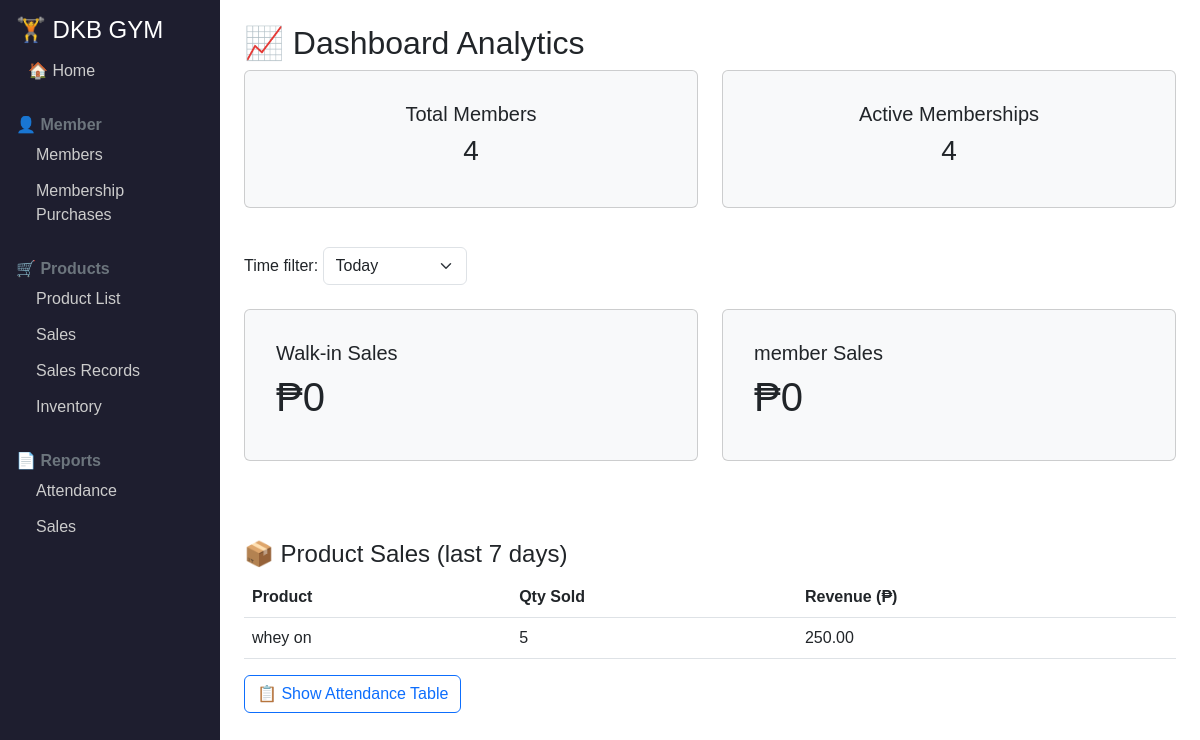
The page / on the database its author committed.
### tables this page shows
CREATE TABLE products (
        id INTEGER PRIMARY KEY AUTOINCREMENT,
        name TEXT UNIQUE,
        price REAL,
        stock INTEGER
    );

### app.py (the view)
@app.route('/')
def home():
    db = get_db()
    today = date.today()
    week_ago = (today - timedelta(days=7)).isoformat()
    month_ago = (today - timedelta(days=30)).isoformat()
    today_iso = today.isoformat()
    total_members = db.execute('SELECT COUNT(*) FROM members').fetchone()[0]
    active_memberships = db.execute(
        'SELECT COUNT(*) FROM members WHERE membership_expiration >= ?', (today_iso,)
    ).fetchone()[0]
    def sum_sales(date_from):
        row = db.execute(
            'SELECT buyer_type, SUM(total) AS sum_total FROM sales WHERE date >= ? GROUP BY buyer_type',
            (date_from,)
        ).fetchall()
        return {r['buyer_type']: r['sum_total'] or 0 for r in row}
    daily = sum_sales(today_iso)
    weekly = sum_sales(week_ago)
    monthly = sum_sales(month_ago)
    product_sales = db.execute(
        'SELECT p.name, SUM(s.qty) AS sold, SUM(s.total) AS revenue '
        'FROM sales s JOIN products p ON s.product_id=p.id WHERE s.date >= ? '
        'GROUP BY p.id',
        (week_ago,)
    ).fetchall()
    return render_template('home.html',
                           total_members=total_members,
                           active_memberships=active_memberships,
                           daily=daily,
                           weekly=weekly,
                           monthly=monthly,
                           product_sales=product_sales,
                           today=today_iso)

### app.py (called while the page is built)
def get_db():
    if 'db' not in g:
        g.db = sqlite3.connect(DB)
        g.db.row_factory = sqlite3.Row
    return g.db

### templates/home.html (shortened to what this page needs)
{% extends 'base.html' %}
{% block content %}
<h2>📈 Dashboard Analytics</h2>
<div class="row mb-4">
  <div class="col">
    <div class="card text-center">
      <div class="card-body">
        <h5>Total Members</h5>
        <h3>{{ total_members }}</h3>
      </div>
    </div>
  </div>
  <div class="col">
    <div class="card text-center">
      <div class="card-body">
        <h5>Active Memberships</h5>
        <h3>{{ active_memberships }}</h3>
      </div>
    </div>
  </div>
</div>
<div class="mb-4">
  <label>Time filter:</label>
  <select id="timeFilter" class="form-select w-auto d-inline-block">
    <option value="daily">Today</option>
  </select>
</div>
<div class="row">
  {% for key in ['Walk-in','member'] %}
    <div class="col-md-6 mb-3">
      <div class="card">
        <div class="card-body">
          <h5>{{ key }} Sales</h5>
          <h2 class="fs-1" id="sales-{{ key | lower | replace(' ','') }}">
            ₱{{ daily.get(key,0) | round(2) }}
          </h2>
        </div>
      </div>
    </div>
  {% endfor %}
</div>
<h4 class="mt-5">📦 Product Sales (last 7 days)</h4>
<table class="table">
  <thead><tr><th>Product</th><th>Qty Sold</th><th>Revenue (₱)</th></tr></thead>
  <tbody>
    {% for p in product_sales %}
    <tr><td>{{ p['name'] }}</td><td>{{ p['sold'] }}</td><td>{{ '%.2f'|format(p['revenue']) }}</td></tr>
    {% endfor %}
  </tbody>
</table>
<a href="{{ url_for('attendance_report') }}" target="_blank" class="btn btn-outline-primary">
  📋 Show Attendance Table
</a>
{% endblock %}

### static/style.css (style rules this page uses)
body { font-family: Arial, sans-serif; }
.card { background: #f8f9fa; margin-bottom: 15px; padding: 15px; border-radius: 6px; }

### rows shown on the page
products: name "whey on", sold "5", revenue "250.00"

### other values the page prints
{{ total_members }} "4"
{{ active_memberships }} "4"
{{ key }} "Walk-in" "member"
{{ daily.get(key,0) | round(2) }} "0" "0"
